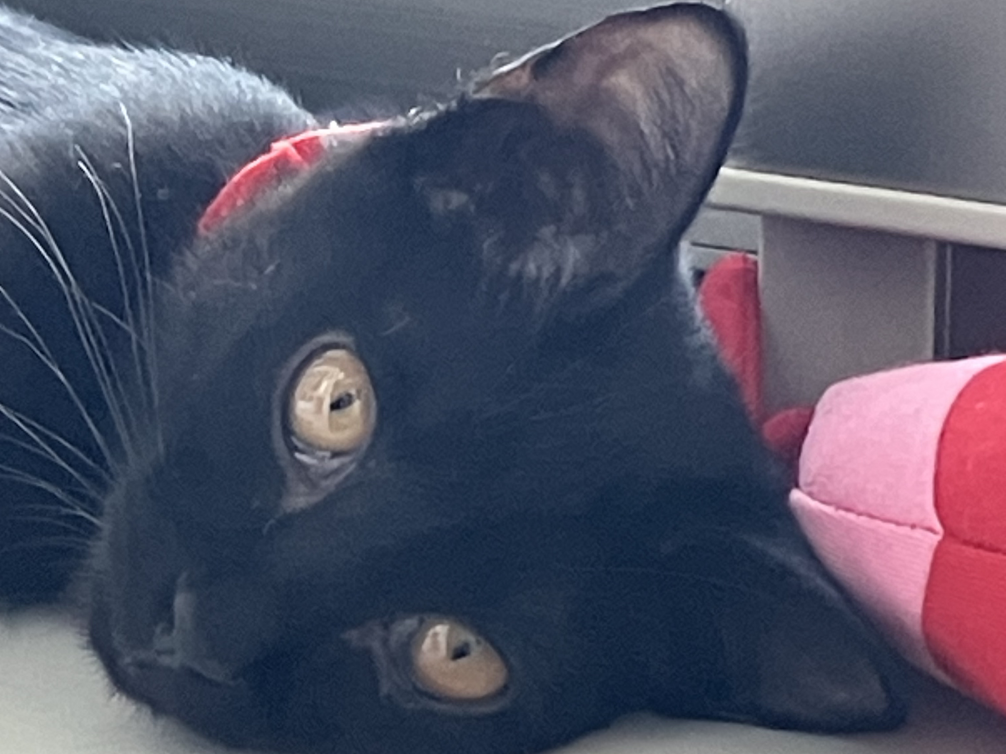
#> input picture img/IMG_8193.jpg, 3018 x 2262 px (shown at 1/3 size); its folder holds 4 pictures in this run
$ python grid_seaborn.py
#> lines starting #> are read from the running program, lines starting #| are printed output that depends on the picture
# 奇数で逆三角形に配置
# seaborn で作る
import matplotlib.pyplot as plt
import seaborn_image as isns
import numpy as np
from PIL import Image
import glob

# 画像のディレクトリ
dir = './img'
# コマ送りに使う画像ファイル
file_list = glob.glob(dir + '/*')

# set context
isns.set_context("talk") #or notebook
#> (this line was passed over: seaborn_image is not available in this run)
plt.rcParams['figure.dpi'] = 350

# set global image settings
isns.set_image(cmap="afmhot",origin="upper")
#> (this line was passed over: seaborn_image is not available in this run)

fig = plt.figure(figsize=(5, 3), dpi=350)
grid = plt.GridSpec(2, 6)  # グリッド設定　2行4列

# 画像を並べる
for i, file in enumerate(file_list):
    img = Image.open(file)  # 画像を開く
#> img is the input picture: PIL image 3018x2262 RGB; mean R, G, B 80.8, 81.4, 100.2

    # 位置とタイトル 3段1列
    if 0 <= i and i < 3:
        num = i * 2
        # 0行目, numからnum+2列目を使う
        # 0:2 2:4 4:6
        fig.add_subplot(grid[0, num:num+2])
    else:
        num = (i - 3) * 2 + 1
        # 1行目, numからnum+2列目を使う
        # 1:3 3:5
        fig.add_subplot(grid[1, num:num+2])


    # 線を消す
    lines = ['right', 'top', 'bottom', 'left']
    for line in lines:
        plt.gca().spines[line].set_visible(False)

    # ラベルと補助線を消す
    plt.tick_params(labelbottom=False,
                    labelleft=False,
                    labelright=False,
                    labeltop=False,
                    bottom=False,
                    left=False,
                    right=False,
                    top=False)
    plt.tight_layout()
    plt.imshow(img)

# 出力画像を保存
plt.savefig('./result/odd_seaborn.jpg')
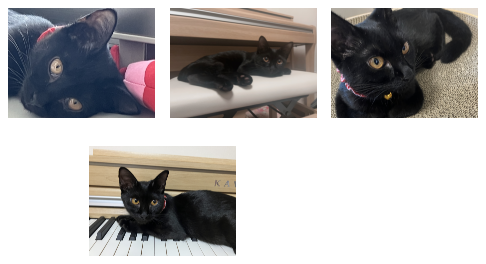
#> figure drawn by matplotlib, 4 panels
